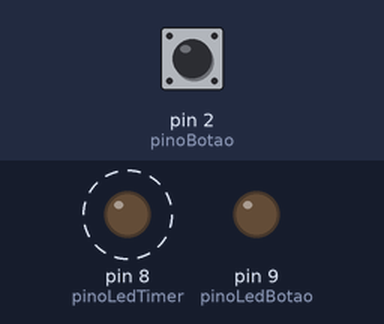
This sketch was run on a simulated Arduino Uno, built with avr-gcc and run on an emulated ATmega328P. On the bench: output pins drawn as LEDs (lit = HIGH). Dashed ring = blinking. Inputs (shaded band) come from the test bench; at power-on: pin 2 (pinoBotao) HIGH.

Above: at 1.2 s.
1.3 s: pin 2 (pinoBotao) pulled LOW for 0.15 s
At 2.8 s:
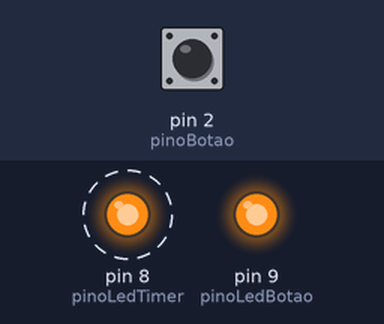
4.4 s: pin 2 (pinoBotao) pulled LOW for 1 s
At 6.8 s:
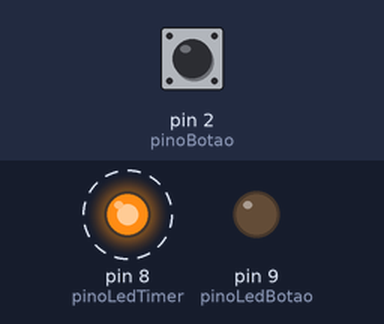
8.4 s: pin 2 (pinoBotao) pulled LOW for 3.2 s
At 9.5 s:
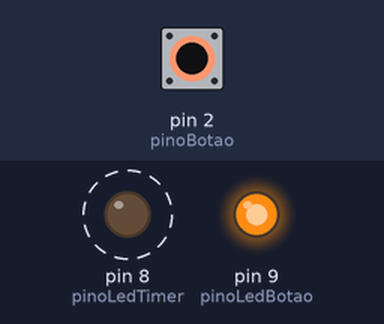
Timing chart, 0 to 20.6 s (numbered marks = the images above; inputs shaded):
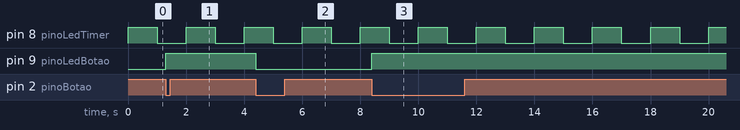

Measured:
- after the input at 1.3 s, pin 9 (pinoLedBotao): LOW → HIGH at once
- after the input at 4.4 s, pin 9 (pinoLedBotao): HIGH → LOW at once
- after the input at 8.4 s, pin 9 (pinoLedBotao): LOW → HIGH at once
- by itself, pin 8 (pinoLedTimer): alternates HIGH for 1.0 s and LOW for 1.0 s

The sketch:

sketch.ino
```cpp
#include <avr/interrupt.h>

const int pinoBotao = 2;
const int pinoLedTimer = 8;  // Este pino é o PB0
const int pinoLedBotao = 9;

// Flag volátil para a interrupção do botão
volatile bool g_botaoPressionado = false;
volatile unsigned long g_tempoUltimaInterrupcao = 0;
// --- ISR do Botão (INT0) ---
// Usando a lógica de borda de descida (FALLING)
void isrBotao() {
  // Debounce simples dentro da ISR
  if (millis() - g_tempoUltimaInterrupcao > 200) {
    g_botaoPressionado = true;
    g_tempoUltimaInterrupcao = millis();
  }
}

// --- ISR do Timer1 (Pisca LED) ---
ISR(TIMER1_COMPA_vect) {
  // Inverte o pino 8 (PB0) diretamente
  PINB |= (1 << PB0);
}

void setup() {
  pinMode(pinoLedTimer, OUTPUT);
  pinMode(pinoLedBotao, OUTPUT);
  pinMode(pinoBotao, INPUT_PULLUP);

  // Configura a interrupção do botão
  attachInterrupt(digitalPinToInterrupt(pinoBotao), isrBotao, FALLING);

  // --- Configuração da Interrupção do Timer1 (Pisca 1s) ---
  cli(); // Desliga interrupções
  TCCR1A = 0;
  TCCR1B = 0;
  TCNT1  = 0;
  // OCR1A = 31249; // Para 2 segundos (do seu código)
  OCR1A = 15624; // Para 1 segundo (16MHz / 1024 * 1s - 1)
  TCCR1B |= (1 << WGM12); // Modo CTC
  TCCR1B |= (1 << CS12) | (1 << CS10); // Prescaler 1024
  TIMSK1 |= (1 << OCIE1A); // Ativa a interrupção de comparação
  sei(); // Liga interrupções
}

void loop() {
  // O LED do Timer (pino 8) pisca sozinho via hardware.
  // O loop() não faz NADA para que ele funcione.

  // O loop() apenas processa a flag da interrupção do botão
  if (g_botaoPressionado) {
    g_botaoPressionado = false; // "Baixa" a flag

    // Ação: Inverte o LED do botão
    digitalWrite(pinoLedBotao, !digitalRead(pinoLedBotao));
  }

  // O loop principal está livre para fazer outras coisas...
  // (Neste caso, não faz nada).
}
```
